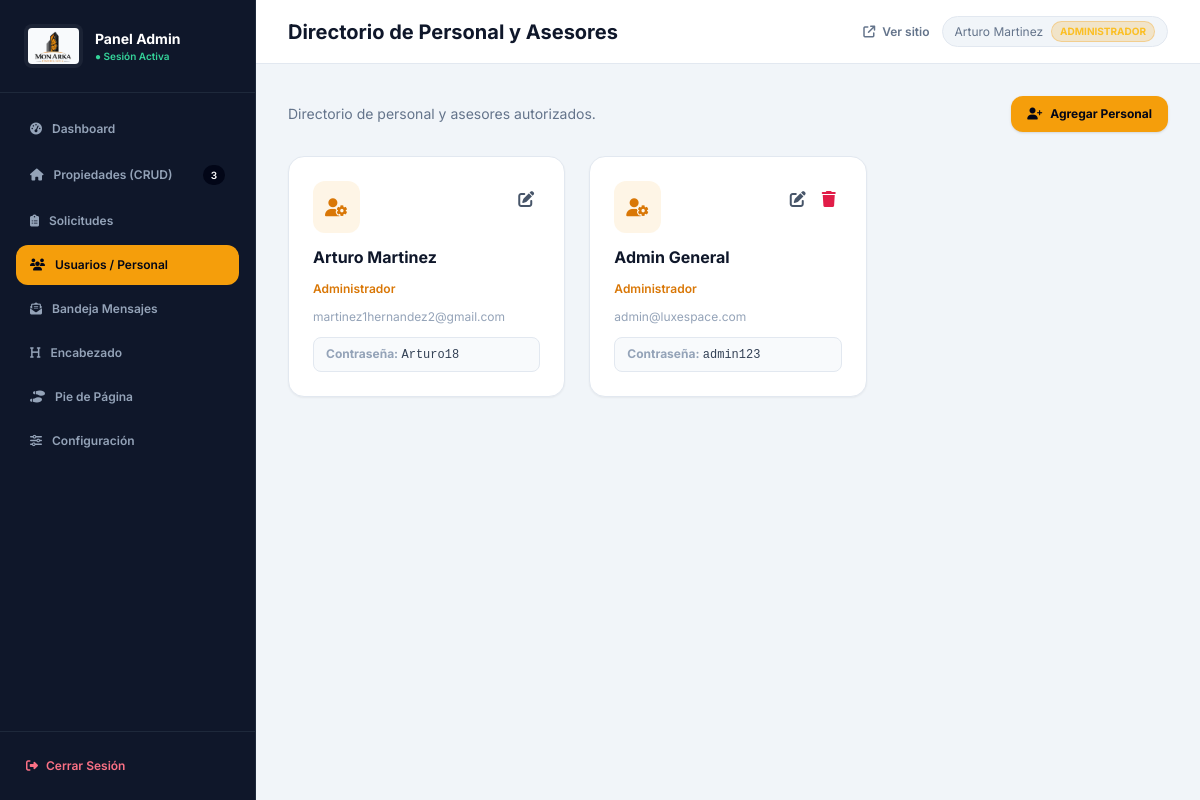
Screenshot of /admin/users.php (signed in) with the database file from the repository.
### tables this page shows
CREATE TABLE `users` (
  `id` int(11) NOT NULL,
  `name` varchar(120) NOT NULL,
  `email` varchar(150) NOT NULL,
  `password` varchar(255) NOT NULL,
  `role` varchar(50) DEFAULT 'Asesor Senior',
  `created_at` timestamp NOT NULL DEFAULT current_timestamp()
);

### config/functions.php (called while the page is built, shortened)
<?php
function e($value): string
{
    return htmlspecialchars((string)$value, ENT_QUOTES, 'UTF-8');
}
function isLoggedIn(): bool
{
    return !empty($_SESSION['user_id']);
}
function currentUser(): ?array
{
    return [
        'id'   => (int)$_SESSION['user_id'],
        'name' => $_SESSION['user_name'] ?? 'Usuario',
        'role' => $_SESSION['user_role'] ?? 'Asesor',
    ];
}
function getRolePermissions(): array
{
    return [
        'Administrador' => ['*'],
        'Asesor Senior' => [
            'dashboard.view',
            'properties.view', 'properties.create', 'properties.edit', 'properties.toggle',
            'leads.view', 'leads.respond', 'leads.update_status',
            'messages.view', 'messages.mark_read',
            'users.view', 'settings.view', 'header.view', 'footer.view',
        ],
        'Asesor Elite' => [
            'dashboard.view',
            'properties.view',
            'leads.view', 'leads.respond', 'leads.update_status',
            'messages.view', 'messages.mark_read',
            'users.view', 'settings.view', 'header.view', 'footer.view',
        ],
    ];
}
function can(string $permission): bool
{
    $user = currentUser();
    $role   = $user['role'] ?? 'Asesor Elite';
    $matrix = getRolePermissions();
    if (in_array('*', $matrix[$role], true)) return true;
    return in_array($permission, $matrix[$role], true);
}
function isAdmin(): bool
{
    return can('*') || (currentUser()['role'] ?? '') === 'Administrador';
}

### config/database.php (called while the page is built)
<?php
function db(): PDO
{
    static $pdo = null;
    if ($pdo !== null) return $pdo;
    $host    = 'localhost';
    $name    = 'inmobiliaria_db';
    $user    = 'root';
    $pass    = '';
    $charset = 'utf8mb4';
    $dsn = "mysql:host=$host;dbname=$name;charset=$charset";
    $options = [
        PDO::ATTR_ERRMODE            => PDO::ERRMODE_EXCEPTION,
        PDO::ATTR_DEFAULT_FETCH_MODE => PDO::FETCH_ASSOC,
        PDO::ATTR_EMULATE_PREPARES   => false,
    ];
    try {
        $pdo = new PDO($dsn, $user, $pass, $options);
    } catch (PDOException $e) {
        die('Error de conexión: ' . $e->getMessage());
    }
    return $pdo;
}

### admin/users.php (the view, shortened to what this page needs)
<?php
$canEdit = can('users.create') || can('users.edit') || can('users.delete');
require_once __DIR__ . '/includes/header.php';
$users = db()->query("SELECT * FROM users ORDER BY id DESC")->fetchAll();
?>
<div class="flex justify-between items-center mb-6">
    <p class="text-sm text-slate-500">Directorio de personal y asesores autorizados.</p>
    <?php if (can('users.create')): ?>
        <button onclick="openUserModal()" class="bg-amber-500 hover:bg-amber-600 text-slate-950 font-bold text-xs px-4 py-2.5 rounded-xl shadow flex items-center gap-2">
            <i class="fa-solid fa-user-plus"></i> Agregar Personal
        </button>
    <?php endif; ?>
</div>
<div class="grid grid-cols-1 md:grid-cols-2 lg:grid-cols-3 gap-6">
    <?php foreach ($users as $u): ?>
        <div class="bg-white p-6 rounded-2xl border border-slate-200 shadow-sm space-y-3">
            <div class="flex justify-between items-start">
                <div class="p-3 bg-amber-500/10 text-amber-600 rounded-xl"><i class="fa-solid fa-user-gear text-lg"></i></div>
                <?php if ($canEdit): ?>
                    <div class="flex gap-1">
                        <button onclick='openUserModal(<?= json_encode($u, JSON_HEX_APOS | JSON_HEX_QUOT) ?>)'
                                class="p-1.5 hover:bg-slate-200 rounded text-slate-600" title="Editar">
                            <i class="fa-solid fa-pen-to-square"></i>
                        </button>
                        <?php if (can('users.delete') && (int)$u['id'] !== (int)$_SESSION['user_id']): ?>
                            <form method="POST" class="inline" onsubmit="return confirm('¿Eliminar usuario?')">
                                <button type="submit" class="p-1.5 hover:bg-rose-100 rounded text-rose-600" title="Eliminar">
                                    <i class="fa-solid fa-trash"></i>
                                </button>
                            </form>
                        <?php endif; ?>
                    </div>
                <?php endif; ?>
            </div>
            <h4 class="font-bold text-slate-900 text-base"><?= e($u['name']) ?></h4>
            <span class="text-xs text-amber-600 font-semibold block"><?= e($u['role']) ?></span>
            <span class="text-xs text-slate-400 block"><?= e($u['email']) ?></span>
            <?php if (isAdmin()): ?>
                <div class="text-xs bg-slate-50 rounded-lg px-3 py-2 border border-slate-200">
                    <span class="text-slate-400 font-bold">Contraseña:</span>
                    <code class="text-slate-700 font-mono"><?= e($u['password']) ?></code>
                </div>
            <?php endif; ?>
        </div>
    <?php endforeach; ?>
</div>
<?php require_once __DIR__ . '/includes/footer.php'; ?>

### admin/includes/header.php (style rules this page uses)
body { font-family: 'Inter', system-ui, sans-serif; }

### rows the page displays
users: name "Arturo Martinez", role "Administrador", email "martinez1hernandez2@gmail.com", password "Arturo18"
users: name "Admin General", role "Administrador", email "admin@luxespace.com", password "admin123"

### other values shown
$label "Dashboard"
$label "Propiedades (CRUD)"
$countProps "3"
$label "Solicitudes"
$label "Usuarios / Personal"
$label "Bandeja Mensajes"
$label "Encabezado"
$label "Pie de Página"
$label "Configuración"
$titles[$activeTab] "Directorio de Personal y Asesores"
$user['name'] "Arturo Martinez"
$role "ADMINISTRADOR"
